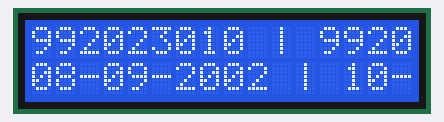
Simulated run of this sketch. Board: Arduino Uno, built with avr-gcc and run on an emulated ATmega328P. On the bench: 16×2 character LCD.

Above: at 0.22 s.
At 5.75 s:
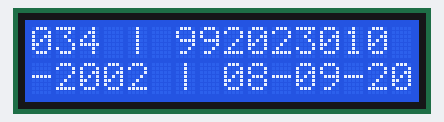
At 11.59 s:
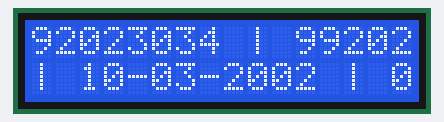
At 17.43 s:
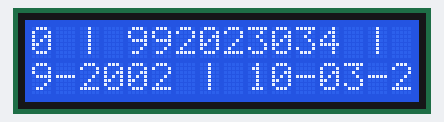
At 23.27 s:
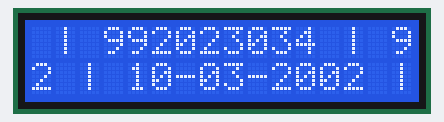
At 39.57 s:
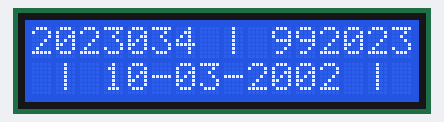

The sketch:

sketch_apr9a.ino
```cpp
// Hamed Khosravi 992023010 | Mohammad Javad Najafi 992023034 | Mohammad Ali Mojtahed Soleimani 992023039


#include <LiquidCrystal.h>

const int rs = 12, en = 11, d4 = 5, d5 = 4, d6 = 3, d7 = 2;
LiquidCrystal lcd(rs, en, d4, d5, d6, d7);

char studentID[] = "992023010 | 992023034 | ";  // Student ID
char birthday[] = "08-09-2002 | 10-03-2002 | ";   // Date of birth

void setup() {
  lcd.begin(16, 2);
}

void loop() {
  // Display student ID and birthday concurrently
  for (int i = 0; i < strlen(studentID) + strlen(birthday) + 16; i++) {
    lcd.clear();
    lcd.setCursor(0, 0);
    for (int j = 0; j < 16; j++) {
      lcd.print(studentID[(i + j) % strlen(studentID)]);
    }
    lcd.setCursor(0, 1);
    for (int j = 0; j < 16; j++) {
      lcd.print(birthday[(i + j) % strlen(birthday)]);
    }
    delay(300);  // Speed of rotation and scrolling
  }
}
```
